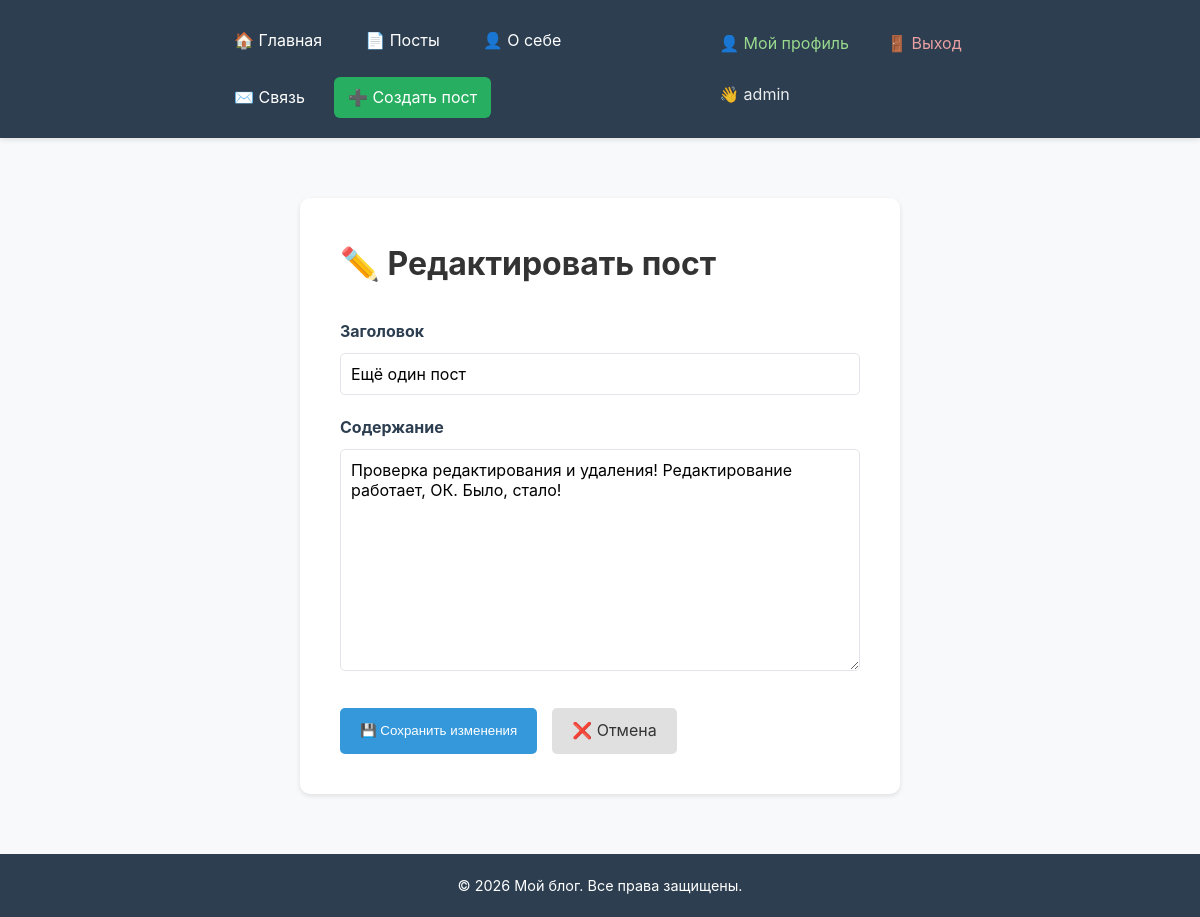
The app's page /posts/5/edit/ (signed in) with its own data.
### blog_app/models.py (models this page shows, shortened)
class Post(models.Model):
    title = models.CharField(max_length=200)
    content = models.TextField()
    created_at = models.DateTimeField(auto_now_add=True)

### blog_app/views.py (the view)
# urls.py: path('posts/<int:pk>/edit/', views.PostUpdateView.as_view(), name='post_edit'),
class PostUpdateView(UpdateView):
    model = Post
    form_class = PostForm
    template_name = 'blog_app/edit_post.html'
    success_url = reverse_lazy('post_list')
    login_url = '/auth/login/'

### blog_app/forms.py (shortened to what this page needs)
class PostForm(forms.ModelForm):
    class Meta:
        model = Post
        fields = ['title', 'content']
        widgets = {
            'title': forms.TextInput(attrs={
                'class': 'form-control',
                'placeholder': 'Введите заголовок поста...'
            }),
            'content': forms.Textarea(attrs={
                'class': 'form-control',
                'placeholder': 'Введите содержание поста...',
                'rows': 10
            }),
        }
        labels = {
            'title': 'Заголовок',
            'content': 'Содержание',
        }

### templates/blog_app/edit_post.html (shortened to what this page needs)
{% extends 'blog_app/base_header.html' %}
{% block content %}
<div class="blog-container">
    <div class="form-container">
        <h1>✏️ Редактировать пост</h1>
        <form method="post" class="post-form">
            <div class="form-group">
                <label for="{{ form.title.id_for_label }}">{{ form.title.label }}</label>
                {{ form.title }}
            </div>
            <div class="form-group">
                <label for="{{ form.content.id_for_label }}">{{ form.content.label }}</label>
                {{ form.content }}
            </div>
            <div class="form-actions">
                <button type="submit" class="btn btn-primary">💾 Сохранить изменения</button>
                <a href="{% url 'post_detail' post.pk %}" class="btn">❌ Отмена</a>
            </div>
        </form>
    </div>
</div>
{% endblock %}

### templates/blog_app/base_header.html (shortened to what this page needs)
{% extends 'blog_app/base.html' %}
{% block header %}
    <nav class="main-nav">
        <div class="nav-links">
            <a href="{% url 'home' %}" class="nav-link">🏠 Главная</a>
            <a href="{% url 'post_list' %}" class="nav-link">📄 Посты</a>
            <a href="{% url 'about' %}" class="nav-link">👤 О себе</a>
            <a href="{% url 'message' %}" class="nav-link">✉️ Связь</a>
            {% if user.is_authenticated %}
                <a href="{% url 'post_create' %}" class="nav-link nav-create">➕ Создать пост</a>
            {% endif %}
        </div>
        <div class="nav-auth">
            {% if user.is_authenticated %}
                <a href="{% url 'profile' %}" class="nav-link nav-profile">👤 Мой профиль</a>
                <form method="post" action="{% url 'logout' %}" class="logout-form">
                    <button type="submit" class="nav-link nav-logout-btn">🚪 Выход</button>
                </form>
                <span class="nav-username">👋 {{ user.username }}</span>
            {% else %}
                <a href="{% url 'login' %}" class="nav-link nav-login">🔑 Вход</a>
                <a href="{% url 'register' %}" class="nav-link nav-register">📝 Регистрация</a>
            {% endif %}
        </div>
    </nav>
{% endblock %}

### static/css/main.css (style rules this page uses)
html, body { height: 100%; margin: 0; padding: 0; }
.flex-body { display: flex; flex-direction: column; min-height: 100vh; }
.blog-container { max-width: 800px; margin: 0 auto; padding: 20px; }
.main-nav { display: flex; justify-content: space-between; align-items: center; gap: 20px; }
.nav-links { display: flex; gap: 15px; align-items: center; flex-wrap: wrap; }
.nav-auth { display: flex; gap: 10px; align-items: center; flex-wrap: wrap; }
.nav-link { color: white; text-decoration: none; padding: 8px 14px; border-radius: 6px; transition: all 0.3s; font-size: 1rem; white-space: nowrap; }
.nav-create { background: #27ae60; }
.nav-login, .nav-profile { color: #98d98e; background: transparent; }
.nav-register, .nav-logout-btn { color: #e8a0a0; background: transparent; }
.logout-form { display: inline; margin: 0; }
.nav-logout-btn { border: none; cursor: pointer; font-size: 1rem; font-family: inherit; padding: 8px 14px; }
.nav-username { color: white; padding: 8px 14px; opacity: 0.9; white-space: nowrap; }
.btn { display: inline-block; padding: 10px 20px; background: #e0e0e0; color: #333; text-decoration: none; border-radius: 5px; border: none; cursor: pointer; transition: all 0.3s; }
.btn-primary { background: #3498db; color: white; }
.form-container { background: white; border-radius: 10px; padding: 40px; box-shadow: 0 2px 5px rgba(0, 0, 0, 0.1); max-width: 600px; margin: 0 auto; }
.post-form { margin-top: 30px; }
.form-group { margin-bottom: 20px; }
.form-group label { display: block; margin-bottom: 8px; font-weight: bold; color: #2c3e50; }
.form-group .form-control { width: 100%; padding: 10px; border: 1px solid #e1e4e8; border-radius: 5px; font-family: inherit; font-size: 1rem; }
.form-group textarea.form-control { resize: vertical; }
.form-actions { display: flex; gap: 15px; margin-top: 30px; }
* { margin: 0; padding: 0; box-sizing: border-box; }
body { font-family: -apple-system, BlinkMacSystemFont, "Segoe UI", Roboto, Oxygen, Ubuntu, sans-serif; background-color: #f8f9fa; color: #333; line-height: 1.6; }

### records on screen
Post: title "Ещё один пост", content "Проверка редактирования и удаления! Редактирование работает, ОК. Было, стало!"

### other values on screen
{{ user.username }} "admin"
